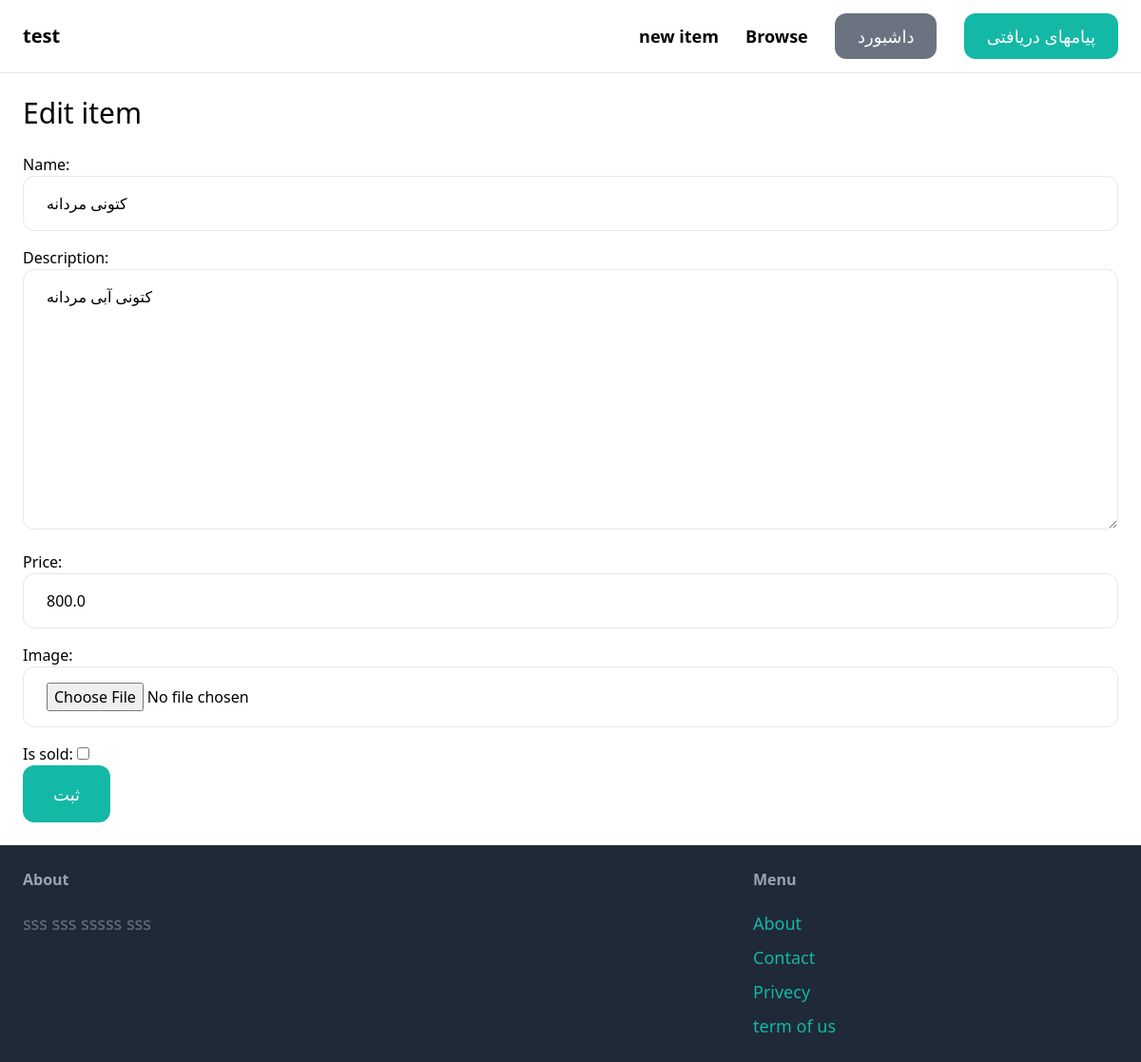
The app's page /item/2/edit (signed in) with its own data.
### core/models.py (models this page shows, shortened)
class Item(models.Model):
    category = models.ForeignKey(Category,related_name='items',on_delete=models.CASCADE)
    name= models.CharField(max_length=225)
    description = models.TextField(blank=True, null=True)
    price = models.FloatField()
    image = models.ImageField(upload_to='item_images',blank=True,null=True)
    is_sold = models.BooleanField(default=False)
    created_by = models.ForeignKey(User, related_name='items',on_delete=models.CASCADE)
    created_at = models.DateTimeField(auto_now_add=True)

### core/views.py (the view)
# urls.py: path('item/<int:pk>/edit', editItemview,name='edit'),
@login_required
def editItemview(request,pk):
    item = get_object_or_404(Item, pk=pk, created_by=request.user)
    if request.method == 'POST':
        form = EditItemForm(request.POST, request.FILES,instance=item)
        if form.is_valid():
            form.save()
            return redirect('detail', pk=item.id)
    else:
        form = EditItemForm(instance=item)
    return render(request, 'core/form1.html',{
        'form': form,
        'title': 'Edit item',
    })

### core/forms.py
class EditItemForm(forms.ModelForm):
    class Meta:
        model = Item
        fields = ( 'name', 'description', 'price', 'image', 'is_sold' )
        widgets = {
            'name': forms.TextInput(attrs={
                'class': INPUT_CLASSES
            }),
            'description': forms.Textarea(attrs={
                'class': INPUT_CLASSES
            }),
            'price': forms.TextInput(attrs={
                'class': INPUT_CLASSES
            }),
            'image': forms.FileInput(attrs={
                'class': INPUT_CLASSES
            })
        }

### core/templates/core/form1.html (shortened to what this page needs)
{% extends 'core/base.html' %}
{% block content %}
  <h1 class="mb-6 text-3xl">{{ title }}</h1>
  <form method="post" action="." enctype="multipart/form-data">
    <div class="space-y-4">
      {{form.as_p}}
    </div>
    <button class="py-4 px-8 text-lg bg-teal-500 hover:bg-teal-700 rounded-xl text-white">ثبت</button>
  </form>
{% endblock %}

### records on screen
Item: name "کتونی مردانه", description "کتونی آبی مردانه", price "800.0"

### other values on screen
{{ title }} "Edit item"
